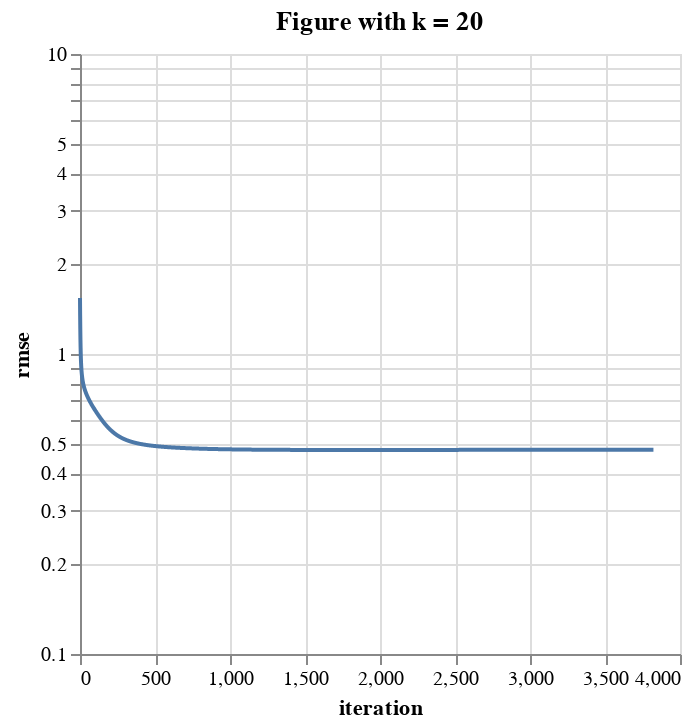
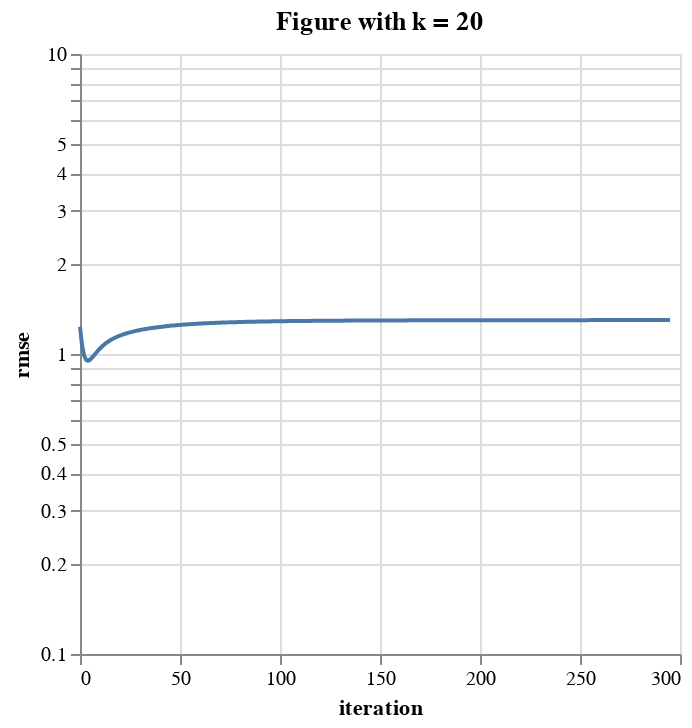
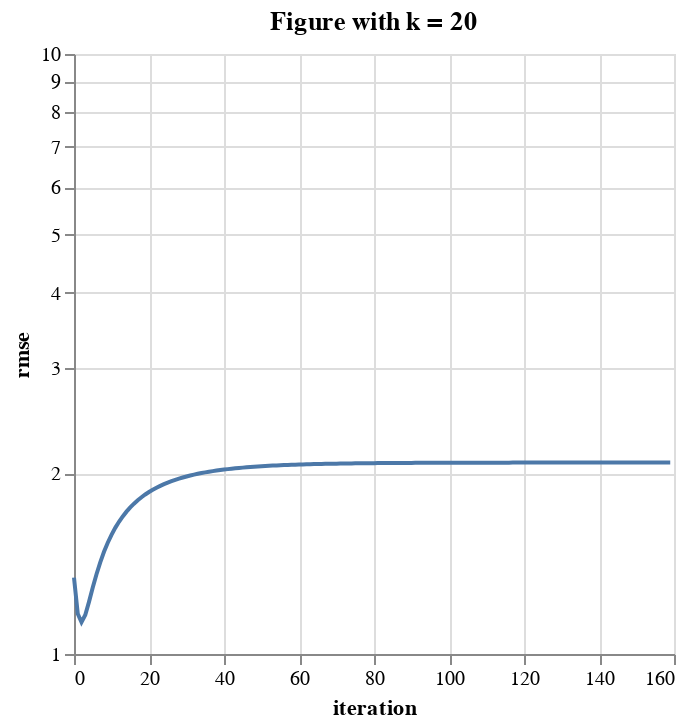

Notebook source saved alongside these figures, in order:
### Markdown cell above
**SOLUTION**

### Code cell
for i in [2,10,20,50]:
    output_reg = compute_UV_reg(Rsmall, K=20, lam=i, alpha=0.001)
    logscale = alt.Scale(type='log', base=10)
    fig_rmse = \
        alt.Chart(output_reg['rmse'])\
        .mark_line()\
        .encode(
            x='iteration:Q', 
            y=alt.Y('rmse:Q', scale=logscale)
        )\
        .properties(title= 'Figure with k = 20')
    display(fig_rmse)

### Figure 1 — Vega-Lite specification as saved in the notebook (floating-point values rounded to 4 significant figures; data arrays with more than 128 entries replaced by an {"elided": "..."} marker saying what was removed)
{"config": {"view": {"continuousWidth": 300, "continuousHeight": 300}}, "data": {"name": "data-7bd8db41c8b3a0e3348f35c9ac2869aa"}, "mark": {"type": "line"}, "encoding": {"x": {"field": "iteration", "type": "quantitative"}, "y": {"field": "rmse", "scale": {"base": 10, "type": "log"}, "type": "quantitative"}}, "title": "Figure with k = 20", "$schema": "https://vega.github.io/schema/vega-lite/v5.16.3.json", "datasets": {"data-7bd8db41c8b3a0e3348f35c9ac2869aa": {"elided": "3824 records"}}}

### Figure 2 — Vega-Lite specification as saved in the notebook (floating-point values rounded to 4 significant figures; data arrays with more than 128 entries replaced by an {"elided": "..."} marker saying what was removed)
{"config": {"view": {"continuousWidth": 300, "continuousHeight": 300}}, "data": {"name": "data-2d9f7c8699a282af04585c7a5f810dd8"}, "mark": {"type": "line"}, "encoding": {"x": {"field": "iteration", "type": "quantitative"}, "y": {"field": "rmse", "scale": {"base": 10, "type": "log"}, "type": "quantitative"}}, "title": "Figure with k = 20", "$schema": "https://vega.github.io/schema/vega-lite/v5.16.3.json", "datasets": {"data-2d9f7c8699a282af04585c7a5f810dd8": {"elided": "296 records"}}}

### Figure 3 — Vega-Lite specification as saved in the notebook (floating-point values rounded to 4 significant figures; data arrays with more than 128 entries replaced by an {"elided": "..."} marker saying what was removed)
{"config": {"view": {"continuousWidth": 300, "continuousHeight": 300}}, "data": {"name": "data-542c18c48f694cd47a170cc3f037d433"}, "mark": {"type": "line"}, "encoding": {"x": {"field": "iteration", "type": "quantitative"}, "y": {"field": "rmse", "scale": {"base": 10, "type": "log"}, "type": "quantitative"}}, "title": "Figure with k = 20", "$schema": "https://vega.github.io/schema/vega-lite/v5.16.3.json", "datasets": {"data-542c18c48f694cd47a170cc3f037d433": {"elided": "160 records"}}}
